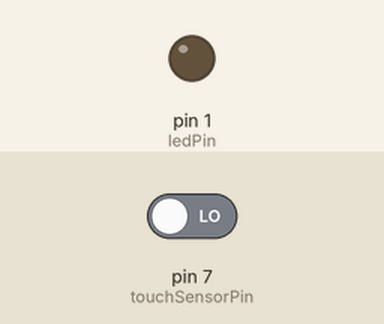
Simulated run of this sketch. Board: Arduino Uno, built with avr-gcc and run on an emulated ATmega328P. On the bench: output pins drawn as LEDs (lit = HIGH). The test bench sets the inputs (shaded band); at power-on: pin 7 (touchSensorPin) LOW.

Above: at 1.2 s.
1.3 s: pin 7 (touchSensorPin) driven HIGH
At 4.1 s:
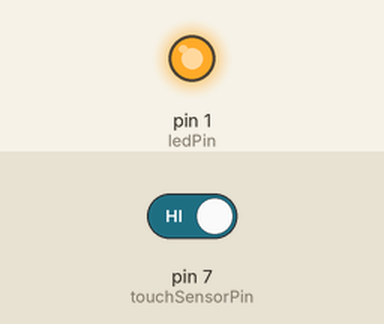
4.3 s: pin 7 (touchSensorPin) driven LOW
At 5.4 s:
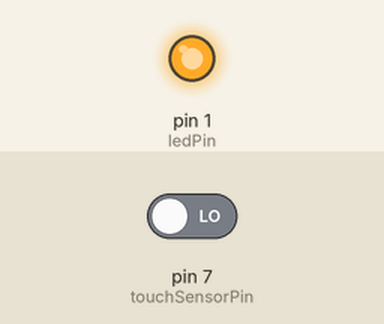
Timing chart, 0 to 7.3 s (numbered marks = the images above; inputs shaded):
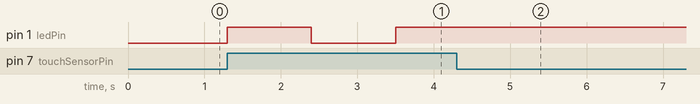

The sketch:

Sensor_Touch.ino
```cpp
const int touchSensorPin = 7;  // Pino digital conectado ao sensor de toque
const int ledPin = 1;         // Pino digital conectado ao LED
boolean interrup = 0;

void setup() {
  pinMode(touchSensorPin, INPUT);
  pinMode(ledPin, OUTPUT);
  //Serial.print(9600);
}

void loop() {
  int touchValue = digitalRead(touchSensorPin); // Lê o valor do sensor de toque

  if (touchValue == HIGH) { // Se o sensor for tocados
    swifth();
  }
}

void swifth(){


  interrup = !interrup;
  digitalWrite(ledPin, interrup);
  delay(1100);


}
```

Measured:
- after the input at 1.3 s, pin 1 (ledPin): LOW → HIGH at once, → LOW 1.1 s later, → HIGH 1.1 s later
- after the input at 4.3 s, pin 1 (ledPin): stops changing and stays HIGH
